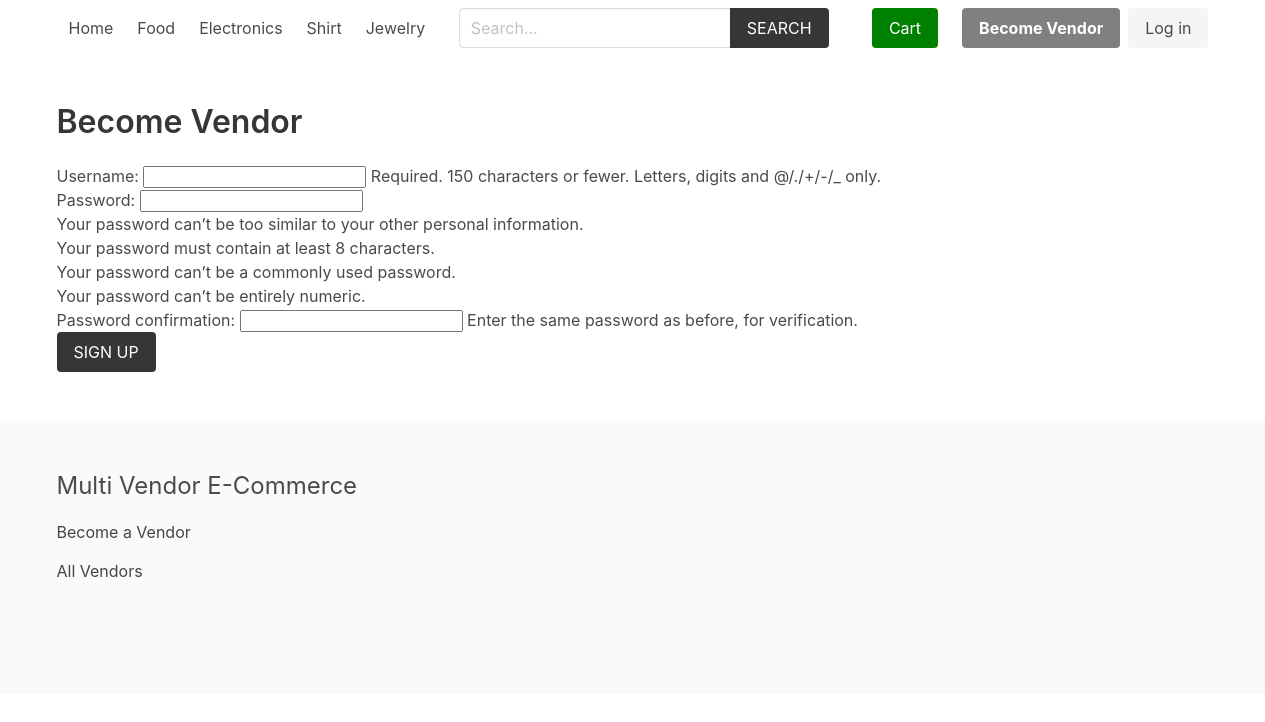
Page /vendor/become-vendor/ on the committed database.
### product/models.py (models this page shows, shortened)
class Category(models.Model):
    title = models.CharField(max_length=50)
    slug = models.SlugField(max_length=55)
    ordering = models.IntegerField(default=0)
    class Meta:
        ordering = ['ordering']

### vendor/views.py (the view)
# urls.py: path('become-vendor/', views.become_vendor, name="become-vendor"),
def become_vendor(request):
    if request.method == 'POST':
        form = UserCreationForm(request.POST)
        if form.is_valid():
            user = form.save()
            login(request, user)
            vendor = Vendor.objects.create(name=user.username, created_by=user)
            return redirect('core:home')
    else:
        form = UserCreationForm()
    return render(request, 'vendor/become_vendor.html', {'form': form})

### cart/cart.py (called while the page is built)
    def __len__(self):
        return sum(item['quantity'] for item in self.cart.values())

### cart/context_processors.py (called while the page is built)
def cart(request):
    return {'cart': Cart(request)}

### product/context_processors.py (called while the page is built)
def menu_categories(request):
    categories = Category.objects.all()
    return {'categories': categories}

### templates/vendor/become_vendor.html (shortened to what this page needs)
{% extends 'core/base.html' %}
{% block content %}
    <h1 class="title">Become Vendor</h1>
    <form method="post" action="">
        {{ form.as_p }}
        <div class="field">
            <div class="control">
                <button class="button is-dark is-uppercase">Sign Up</button>
            </div>
        </div>
    </form>
{% endblock content %}

### templates/core/base.html (shortened to what this page needs)
{% load static %}
<!DOCTYPE html>
<html lang="en">
<head>
    <link rel="stylesheet" href="https://cdn.jsdelivr.net/npm/bulma@0.9.2/css/bulma.min.css">
    <link rel="stylesheet" href="{% static 'css/main.css' %}">
</head>
<body>
    <div class="container">
        <nav class="navbar" role="navigation" aria-label="main navigation">
            <div id="navbarBasicExample" class="navbar-menu">
                <div class="navbar-start">
                <a class="navbar-item" href="{% url 'core:home' %}">
                    Home
                </a>
                {% for category in categories %}
                    <a class="navbar-item" href="{% url 'product:category' category.slug %}">
                        {{category.title}}
                    </a>
                {% endfor %}
                </div>
                <div class="navbar-start">
                    <div class="navbar-item">
                        <form method="get" action="{% url 'product:search' %}">
                            <div class="field has-addons">
                                <div class="control">
                                    <input type="search" name="query" id="" class="input" placeholder="Search...">
                                </div>
                                <div class="control">
                                    <button class="button is-dark is-uppercase">Search</button>
                                </div>
                            </div>
                        </form>
                    </div>
                </div>
                <div class="navbar-end">
                <div class="navbar-item">
                    <a href="{% url 'cart:cart' %}" class="button is-warning" style="background-color: green; color:white;">Cart {% if cart %}({{cart|length}}){% endif %}</a>
                </div>
                {% if request.user.is_authenticated %}
                <div class="navbar-item has-dropdown is-hoverable">
                    <a class="navbar-link is-capitalized">
                    {{user.vendor.name}}
                    </a>
                    <div class="navbar-dropdown">
                    <a class="navbar-item" href="{% url 'vendor:vendor-admin' %}">
                        Profile
                    </a>
                    <a class="navbar-item" href="{% url 'vendor:edit-vendor' %}">
                        Update Profile
                    </a>
                    <a class="navbar-item" href="{% url 'vendor:add-product' %}">
                        Add Product
                    </a>
                    <hr class="navbar-divider">
                    <a class="navbar-item" href="{% url 'vendor:logout' %}">
                        Logout
                    </a>
                    </div>
                </div>
                {% else %}
                <div class="navbar-item">
                    <div class="buttons">
                        <a class="button is-primary" href="{% url 'vendor:become-vendor' %}" style="background-color: gray;">
                            <strong>Become Vendor</strong>
                        </a>
                        <a class="button is-light" href="{% url 'vendor:login' %}">
                            Log in
                        </a>
                    </div>
                </div>
                {% endif %}
                </div>
            </div>
            </nav>
    </div>
    <section class="section">
        <div class="container">
            {% block content %}{% endblock content %}
        </div>
    </section>
    <footer class="footer">
        <div class="container">
            <h3 class="is-size-4 mb-4">Multi Vendor E-Commerce</h3>
            {% if request.user.is_authenticated %}
                <a href="{% url 'vendor:vendor-admin' %}">Vendor Admin</a>
            {% else %}
                <a href="{% url 'vendor:become-vendor' %}">Become a Vendor</a>
            {% endif %}
            <br>
            <a href="{% url 'vendor:vendors' %}">All Vendors</a>
        </div>
    </footer>
</body>
</html>

### core/static/css/main.css (style rules this page uses)
.footer a { margin-bottom: 15px; display: inline-block; color: #444; }

### rows in the picture
Category: title "Food"
Category: title "Electronics"
Category: title "Shirt"
Category: title "Jewelry"
